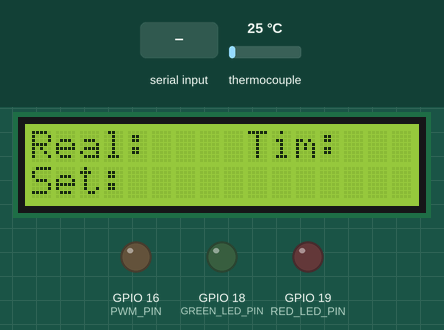
This sketch was run on a simulated ESP32. Parts: 16×2 character LCD, output pins drawn as LEDs (lit = HIGH). Wiring (inferred from the names in the program): MAX6675 thermocouple converter: CS GPIO 15; MISO GPIO 12; SCK GPIO 14. Inputs (shaded band) come from the test bench; at power-on: thermocouple 25 °C. Nothing arrives over Bluetooth unless stated; pins used as bus, display or sensor lines are not drawn; what the sketch prints to the serial monitor is not drawn.

Above: at 0.6 s.
At 6.1 s:
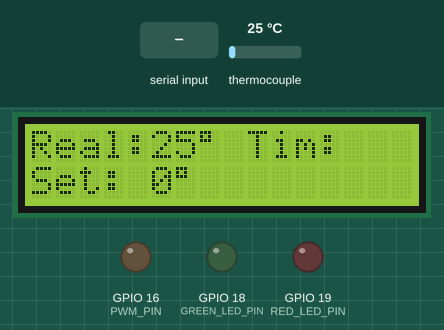
6.2 s: "s90\n" received over Serial
At 7.2 s:
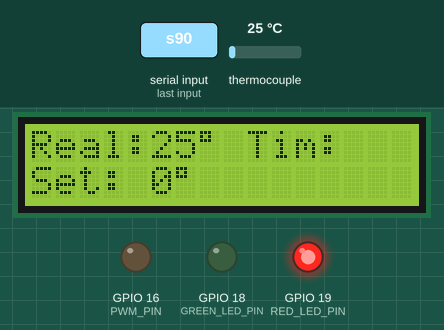
7.7 s: thermocouple set to 6 °C
At 11.1 s:
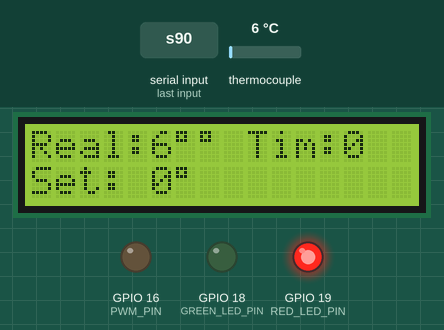
11.9 s: "t90\n" received over the second serial link
At 13.0 s:
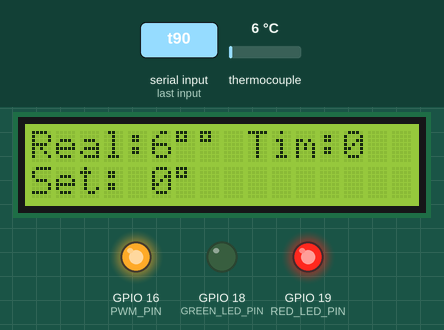
Timing chart, 0 to 14.9 s (numbered marks = the images above; inputs shaded):
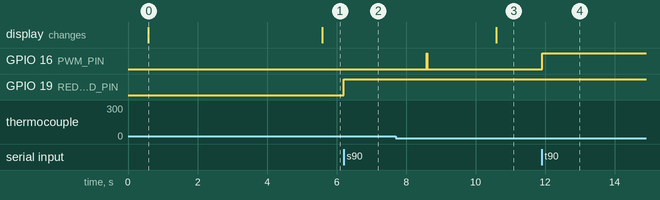

Measured:
- after the input at 6.2 s, GPIO 19 (RED_LED_PIN): LOW → HIGH at once
- after the input at 7.7 s, GPIO 16 (PWM_PIN): LOW → HIGH after 0.89 s, → LOW 0.02 s later; the display: changes after 2.9 s (image 3)
- after the input at 11.9 s, GPIO 16 (PWM_PIN): LOW → HIGH at once
- what the display in image 0 shows lasts 5.0 s, from 0.6 s to 5.6 s

The sketch:

TempControl.ino
```cpp
#include <Arduino.h>
#include <LCD_I2C.h>
#include "BluetoothSerial.h"
#include <GyverMAX6675.h>
#include "GyverPID.h"
// #include <stdio.h>

#if !defined(CONFIG_BT_ENABLED)
|| !defined(CONFIG_BLUEDROID_ENABLED)
#error Bluetooth is not enabled !Please run ` make menuconfig ` to and enable it
#endif

// Pinii modulului MAX6675K
#define CLK_PIN 14
#define DATA_PIN 12
#define CS_PIN 15

// LCD PIN
#define SDA_PIN 21
#define SCL_PIN 22

// pin de control
#define PWM_PIN 16
// pini de indicare
#define GREEN_LED_PIN 18 // setet temperature is now
#define RED_LED_PIN 19   // work but temperature noi is like setet
// time interval
#define interval 5000
#define interval2 1000

        void
        readCOM(void);
void readBT(void);
void setGetTemp(void);
void setupBluetooth(void);
void bitMap(void);

unsigned long previousMillis = 0;
unsigned long previousMillis2;
unsigned long startMillis = 0;
int tT;
int temp;
uint8_t startFlag = 0;
uint8_t startFlagPrint = 0;
uint8_t startFlagTime = 0;

LCD_I2C lcd(0x27, 16, 2);
GyverPID regulator(0.1, 0.05, 0.01, 20);
BluetoothSerial SerialBT;
GyverMAX6675<CLK_PIN, DATA_PIN, CS_PIN> sens;

void setup()
{
  lcd.begin();
  lcd.backlight();
  delay(500);
  bitMap();

  Serial.begin(115200);

  setupBluetooth();

  regulator.setDirection(NORMAL); // de jos-sus, Reverso sus-jos

  regulator.setLimits(0, 1); // limita de valori pe output, max 255 de la PWM

  regulator.setpoint = tT; // temperatura reala
  // pid constante
  regulator.Kp = 240;
  regulator.Ki += 19;
  regulator.Kd = 600;

  pinMode(PWM_PIN, OUTPUT);
  pinMode(GREEN_LED_PIN, OUTPUT);
  pinMode(RED_LED_PIN, OUTPUT);

  previousMillis2 = previousMillis = millis();
  digitalWrite(GREEN_LED_PIN, LOW);
  digitalWrite(RED_LED_PIN, LOW);
}

void loop()
{
  readCOM();
  readBT();
  setGetTemp();
}

void setGetTemp(void)
{
  if (millis() - previousMillis2 >= interval2)
  {
    if (sens.readTemp())
    {
      temp = sens.getTempInt();
    }
    previousMillis2 = millis();
  }
  regulator.input = temp;
  if (startFlag)
  {
    digitalWrite(PWM_PIN, (int)regulator.getResultTimer());
    startFlagPrint = 1;
    if (!startFlagTime)
    {
      startMillis = millis();
      startFlagTime = 1;
    }
    if (temp - tT <= 3 && temp - tT >= -3)
    {
      digitalWrite(GREEN_LED_PIN, HIGH);
      digitalWrite(RED_LED_PIN, LOW);
    }
    else
    {
      digitalWrite(RED_LED_PIN, HIGH);
      digitalWrite(GREEN_LED_PIN, LOW);
    }
  }
  else
  {
    startFlagPrint = 0;
    startFlagTime = 0;
    digitalWrite(PWM_PIN, LOW);
    digitalWrite(RED_LED_PIN, LOW);
    digitalWrite(GREEN_LED_PIN, LOW);
  }

  String temperatureString = "";
  if (millis() - previousMillis >= interval)
  {
    previousMillis = millis();
    if ((temp != 0 and temp < 1000) and (tT > -1 and tT < 1000))
    {
      if (startFlagPrint)
      {

        temperatureString = String(temp) + " " + String(tT) + " " + String((int)regulator.getResultTimer()) + " " + String((millis() - startMillis) / 60000);

        SerialBT.println(temperatureString);
        Serial.println(temperatureString);

        lcd.setCursor(5, 0);
        lcd.print(String(temp) + (char)223);

        lcd.setCursor(13, 0);
        lcd.print(String((millis() - startMillis) / 60000));

        lcd.setCursor(5, 1);
        lcd.print(String(tT) + (char)223);
      }

      else
      {
        // Real temp, Set temp
        temperatureString = String(temp) + " " + String(tT);
        SerialBT.println(temperatureString);
        Serial.println(temperatureString);

        lcd.setCursor(5, 0);
        lcd.print(String(temp) + (char)223);

        lcd.setCursor(5, 1);
        lcd.print(String(tT) + (char)223);
      }
    }
  }
}

void readBT(void)
{
  if (SerialBT.available() > 1)
  {
    char key = SerialBT.read();
    int val = SerialBT.parseInt();

    switch (key)
    {
    case 't':
      tT = val;
      regulator.setpoint = tT;
      break;
    case 's':
      startFlag = val;
      lcd.setCursor(13, 0);
      lcd.print(String("   "));
      break;
    default:
      break;
    }
  }
}

void readCOM(void)
{
  if (Serial.available() > 1)
  {
    char key = Serial.read();
    int val = Serial.parseInt();

    switch (key)
    {
    case 't':
      tT = val;
      regulator.setpoint = tT;
      break;
    case 's':
      startFlag = val;
      lcd.setCursor(13, 0);
      lcd.print(String("   "));
      break;
    default:
      break;
    }
  }
}

void setupBluetooth(void)
{
  SerialBT.begin("ESP32test"); // Bluetooth device name
  Serial.println("The device started, now you can pair it with bluetooth!");
}

void bitMap(void)
{
  lcd.setCursor(0, 0);
  lcd.print("Real:");

  lcd.setCursor(9, 0);
  lcd.print("Tim:");

  lcd.setCursor(0, 1);
  lcd.print("Set:");
}
```
